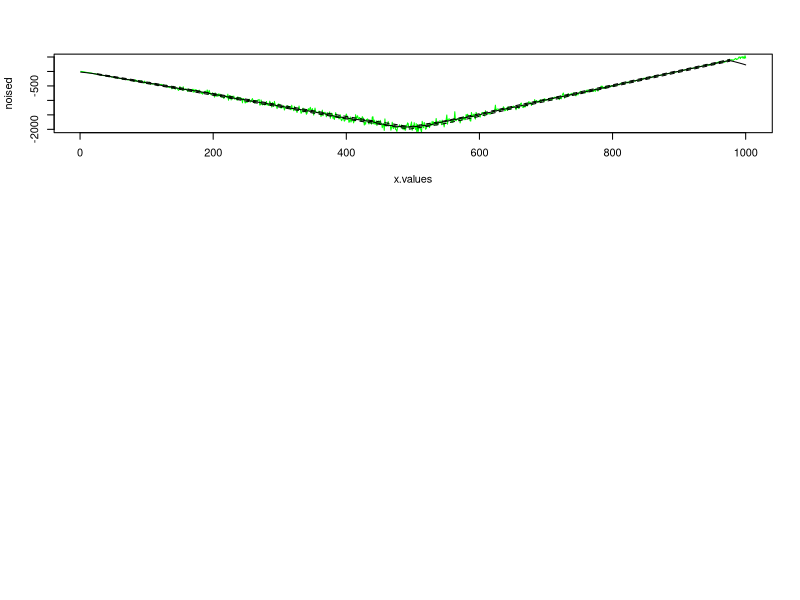

Reproduce this figure in R.


x.range = c(1,1000)

noise.error<-.05
noise.amp<-1000

#data.trends<-c(
                    #1, -4,
                    #1000, 5,
                    #2000, -2,
                    #3000, 3,
                    #4000, -5,
                    #5000, -1,
                    #6000, 0,
                    #7000, 10,
                    #8000, 0,
                    #9000, -8)
#data.trends <- c(1,5)

data.trends <- c(
                    1, -4,                    
                    500, 5
                    )




x.values <- c(x.range[1]:x.range[2])
trends <- matrix(
                 data = data.trends,
                 by = T,ncol=2
)

colnames(trends)<-c("x","k")



#noises <- matrix(data=c(noise1,noise2,noise3,noise4),byrow = T,ncol=2)

trend.ext <- cbind(x = trends[, "x"], 
                   xl = c(trends[, "x"],max(x.values))[2:(nrow(trends)+1)],
                   k = trends[, "k"])
init.shift<-x.values[1]*trends[1,"k"]
trend.ext <- cbind(trend.ext, b = (trend.ext[, "xl"] - trend.ext[, "x"]) * trend.ext[, "k"] )
trend.ext <- cbind(x = trend.ext[, "x"],
                   xl = trend.ext[, "xl"],
                   k = trend.ext[, "k"],
                   b = apply(trend.ext, MARGIN = 1, FUN =
                                                 function(x) {
                                                     sum(trend.ext[trend.ext[, "x"] < x["x"], "b"]) - init.shift - x["x"] * x["k"]
                                                 }))


trend.lines <- sapply(x.values, FUN = function(x) {
    r <- trend.ext[trend.ext[, "x"] <= x & trend.ext[, "xl"] >= x,]
    if (length(r) > 4) {r<-r[1,] }
    x*r["k"] + r["b"]
})


noised <- qnorm(runif(length(x.values), 0,1))*trend.lines*noise.error +  trend.lines



ma <- function(arr, n) {
    halfRange <- (n - 1) / 2
    res = arr
    disp = arr
    arr <- c(seq(0, 0, length = halfRange), arr, seq(0, 0, length = halfRange))
 
 
    conv <- seq( - (n - 1) / 2, (n - 1) / 2) * (pi / (2 * n)) 
    conv <- cos(conv)*1.11
    conv<-seq(1,1,length(n))
    for (i in 1:length(res)) {
        part <- arr[i:(i+halfRange*2)]
        res[i] = mean(part * conv)
        disp[i] = sqrt(sum((part-res[i])^2)/(n-1))
    }
    
   cbind(mean = res,sd=disp) 
}



approx <- function(x, y) {
    xshift <- x[1]
    yshift<-y[1]
    x <- x - xshift
    y <- y - yshift
    x1 <- length(x)
    x2 <- sum(x)
    x3 <- sum(as.numeric(x) * as.numeric(x))
    y1 <- sum(y)
    y2 <- sum(y * x)

  
    t<-solve(
          matrix(c(x1, x2, x2, x3), ncol = 2, byrow = T),
          c(y1,y2)
          )   
    k <- t[2]
    b <- t[1] - k * xshift + yshift
    list(y=x*k+b,k=k,b=b)
}



where.point <- function(p1, p2, p3) {
    v <- c(p2[1] - p1[1], p2[2] - p1[2])

    out <- p2 + v * (p3[1] - p2[1])

    p3[2] - out[2]

}

are.crossed.right <- function(a1, a2, b1, b2) {
    (a1[1] - b1[1]) ^ 2 + (a1[2] - b1[2]) ^ 2 > (a2[1] - b2[1]) ^ 2 + (a2[2] - b2[2]) ^ 2
}

swinging.door <- function(x, n) {
    halfPart <- (n - 1) / 2
    means <- x[, "mean"]
    sds <- x[, "sd"]

    std.err <- sds[1] / sqrt(n)
    u1 <- c(1, means[1] + std.err)
    l1 <- c(1, means[1] - std.err)
    u2 <- c(2, means[2])
    l2 <- c(2, means[2])

    res <- c(1, x[1], std.err, 0)
    for (i in 1:(length(means))) {
        if (where.point(u1, u2, c(i, means[i])) > 0) {
            u2 <- c(i, means[i])
        }

        if (where.point(l1, l2, c(i, means[i])) < 0) {
            l2 <- c(i, means[i])
        }

        if (!are.crossed.right(u1, u2, l1, l2)) {

            trend <- res[length(res) - 3]:i
            trend.length <- length(trend)

            dev.seq <- if (trend.length > 2 * n) {
                trend
            } else {
                a <- (i - 2 * n)
                if (a > 0) {
                    a:i
                }
                    else {
                        1:i
                    }
            }

            std.err <- sqrt(mean(sds[dev.seq] ^ 2)) / sqrt(n)            
            final.value.appox <- approx(trend, means[trend])
            final.value <- final.value.appox$k * (i - 1) + final.value.appox$b

            if (abs(final.value.appox$k - res[length(res)]) > 0.1 & trend.length > halfPart * 2) {
                res <- c(res, i - 1, final.value, std.err, final.value.appox$k)
            }
            #if (trend.length > halfPart * 2) {
                #res <- c(res, i - 1, means[i - 1], std.err, final.value.appox$k)
            #}

            u1 <- c(i - 1, final.value + std.err )
            l1 <- c(i - 1, final.value - std.err )
            u2 <- c(i, means[i])
            l2 <- c(i, means[i])
        }
    }

    trend <- length(means):res[length(res) - 3]
    trend.length <- length(trend)

    std.err <- sqrt(sum(sds[trend] ^ 2)) / trend.length

    approxed <- approx(trend, means[trend])

    if (length(means) - res[length(res) - 3] > halfPart) {
        res <- matrix(
                  c(res,
                     length(means), (length(means)) * approxed$k + approxed$b, std.err, approxed$k),
                   ncol = 4, byrow = T)
    } else {
        res <- matrix(res, ncol = 4, byrow = T)
    }
    colnames(res) <- c("x", "y", "std.err", "k")
    res

}

predict <- function(f1, f2,target.probabilty=.95) {
    a1 <- c(f1[1, c("x", "y")])
    a2 <- c(f1[2, c("x", "y")])

    b1 <- c(f2[1, c("x", "y")])
    b2 <- c(f2[2, c("x", "y")])

    if (!are.crossed.right(a1, a2, b1, b2)) {
        res <- c(NA, NA, NA)
    } else {
        a <- sqrt((a1["x"] - b1["x"]) ^ 2 + (a1["y"] - b1["y"]) ^ 2)
        b <- sqrt((a2["x"] - b2["x"]) ^ 2 + (a2["y"] - b2["y"]) ^ 2)
        res.cross.point <- a1 + (a2 - a1) / (1 - (b / a))

        conf.interval.a1 <- a1["std.err"] * 2
        conf.interval.a2 <- a2["std.err"] * 2


        if (a1["y"] > a2["y"]) {
            err.point.a1 <- a1 + c(0, conf.interval.a1)
            err.point.a2 <- a2 - c(0, conf.interval.a2)
        } else {
            err.point.a1 <- a1 - c(0, conf.interval.a1)
            err.point.a2 <- a2 + c(0, conf.interval.a2)
        }

        if (b1["y"] > b2["y"]) {
            err.point.b1 <- b1 + c(0, conf.interval.b1)
            err.point.b2 <- b2 - c(0, conf.interval.b2)
        } else {
            err.point.b1 <- b1 - c(0, conf.interval.a1)
            err.point.b2 <- b2 + c(0, conf.interval.a2)
        }

        err.vect.f1 <- (err.point.a2 - err.point.a1) * (a1["x"] - a2["x"]) / (a1["x"] - res.cross.point["x"])
        err.vect.f2 <- (err.point.b2 - err.point.b1) * (b1["x"] - b2["x"]) / (b1["x"] - res.cross.point["x"])

    }
    res
}


calc.densities <- function(p, d = 60) {
    min.x <- min(p[, "x"])
    max.x <- max(p[, "x"])
    min.y <- min(p[, "y"])
    max.y <- max(p[, "y"])
    step.x <- (max.x - min.x) / d
    step.y <- (max.y - min.y) / d
    cuts.x <- seq(min.x, max.x, by = step.x)
    cuts.y <- seq(min.y, max.y, by = step.y)
    total <- nrow(p)
    a <- cbind(x = p[, "x"],y = p[, "y"], x.c= round((p[, "x"] - min.x) / step.x) * step.x + min.x, y.c = round((p[, "y"] - min.y) / step.y) * step.y + min.y)
    dens <- aggregate(x ~ x.c+ y.c, a, length)      
    colnames(dens) <- c("x", "y", "d")
    dens$d <- dens$d / total * 100
    dens<-dens[dens$d>0.1,]
    m <- matrix(ncol = length(unique(dens$y)), nrow = length(unique(dens$x)))
    rownames(m) <- unique(dens$x)[order(unique(dens$x))]
    colnames(m) <- unique(dens$y)[order(unique(dens$y))]
    apply(dens,MARGIN=1,FUN=function(a) {
        m[as.character(a["x"]),as.character( a["y"])]<<-a["d"]
    })

    list(linear = dens,matr = m)
}

cross.test.check <- function(f1, f2) {

    f1.vect <- f1[, c("x2", "y2")] - f1[, c("x1", "y1")]
    f1.coeff <- cbind(b = f1[, "y1"] - f1.vect[, 2] / f1.vect[, 1] * f1[, "x1"],
                      k = f1.vect[, 2] / f1.vect[, 1])

    f2.vect <- f2[, c("x2", "y2")] - f2[, c("x1", "y1")]
    f2.coeff <- cbind(b = f2[, "y1"] - f2.vect[, 2] / f2.vect[, 1] * f2[, "x1"],
                      k = f2.vect[, 2] / f2.vect[, 1])

    res.cross.point.x <- (f2.coeff[, "b"] - f1.coeff[, "b"]) / (f1.coeff[, "k"] - f2.coeff[, "k"])
    res.cross.point.y <- f1.coeff[, "k"] * res.cross.point.x + f1.coeff[, "b"]
    res.cross.point <- cbind(res.cross.point.x, res.cross.point.y)

    if (nrow(f1) > 1) {
        colnames(res.cross.point) <- c("x", "y")
    } else {
        res.cross.point <- c(x = res.cross.point[1], y = res.cross.point[2])
    }
    res.cross.point
}



make.coeffs <- function(p1, p2) {
    vect <- p2 - p1
    c(b = p1[2] - vect[2] / vect[1] * p1[1], k = vect[2] / vect[1])
}

dens.groups <- function(p) {
    lb <- min(p[!is.na(p[, "d"]), "d"])
    ub <- max(p[!is.na(p[, "d"]), "d"])
    t <- seq(lb, ub, by = (ub - lb) / 6)
    sapply(1:4, FUN =
           function(b) {
               v <- p[p[, "d"] <= t[b] & p[, "d"] > t[b] - (ub - lb) / 4,]

               lines(v[, "x"], v[, "y"],

                    type = "p",
                    col = rgb(1 / b, 1 / b, 1 / b))
           })
}



cross.test <- function(a1.center, a1.sd, a2.center, a2.sd, b1.center, b1.sd, b2.center, b2.sd, test.count = 1000, draw = F, draw.borders = c(0, 10)) {

    f1 <- cbind(
                x1 = seq(a1.center[1], a1.center[1], length = test.count),
                y1 = qnorm(runif(1:test.count, 0, 1), mean = a1.center[2], sd = a1.sd),
                x2 = seq(a2.center[1], a2.center[1], length = test.count),
                y2 = qnorm(runif(1:test.count, 0, 1), mean = a2.center[2], sd = a2.sd))

    f2 <- cbind(
                x1 = seq(b1.center[1], b1.center[1], length = test.count),
                y1 = qnorm(runif(1:test.count, 0, 1), mean = b1.center[2], sd = b1.sd),
                x2 = seq(b2.center[1], b2.center[1], length = test.count),
                y2 = qnorm(runif(1:test.count, 0, 1), mean = b2.center[2], sd = b2.sd))

    t <- cross.test.check(f1, f2)

    if (draw) {
        xs <- c(t[, "x"], a1.center[1], a2.center[1], b1.center[1], b2.center[1])
        xs <- xs[xs > 0 & xs < 10]
        ys <- c(t[, "y"], a1.center[2], a2.center[2], b1.center[2], b2.center[2])
        ys <- ys[ys > 0 & ys < 10]


        f1.vect <- a2.center - a1.center
        f2.vect <- b2.center - b1.center

        plot(0, 0, type = "p",
               xlim = draw.borders,
               ylim = draw.borders, col = "white")
        d <- calc.densities(t)


        lines(t["x"], t["y"], type = "p")
        contour(as.numeric(rownames(d$matr)),as.numeric(colnames(d$matr)), d$matr,add=T,nlevels = 5,col="red")
        abline(coef = make.coeffs(a1.center, a2.center))
        abline(coef = make.coeffs(b1.center, b2.center))

        abline(coef = make.coeffs(a1.center + c(0, a1.sd ), a2.center - c(0, a2.sd)), col = "green", lty = "dotted")
        abline(coef = make.coeffs(a1.center - c(0, a1.sd), a2.center + c(0, a2.sd)), col = "green", lty = "dotted")
        abline(coef = make.coeffs(a1.center + c(0, a1.sd), a2.center + c(0, a2.sd)), col = "red", lty = "dotted")
        abline(coef = make.coeffs(a1.center - c(0, a1.sd), a2.center - c(0, a2.sd)), col = "red", lty = "dotted")

        abline(coef = make.coeffs(b1.center + c(0, b1.sd), b2.center + c(0, b2.sd)), col = "red", lty = "dotted")
        abline(coef = make.coeffs(b1.center - c(0, b1.sd), b2.center + c(0, b2.sd)), col = "green", lty = "dotted")
        abline(coef = make.coeffs(b1.center + c(0, b1.sd), b2.center - c(0, b2.sd )), col = "green", lty = "dotted")
        abline(coef = make.coeffs(b1.center - c(0, b1.sd), b2.center - c(0, b2.sd )), col = "red", lty = "dotted")
    }
    print(density(t))
    print("predicted cross")
    f1 <- matrix(c(a1.center, a2.center, a1.center, a2.center), ncol = 4, byrow = T)
    colnames(f1) <- c("x1", "y1", "x2", "y2")
    f2 <- matrix(c(b1.center, b2.center, b1.center, b2.center), ncol = 4, byrow = T)
    colnames(f2) <- c("x1", "y1", "x2", "y2")
    print(cross.test.check(f1, f2)[1,])

    print("predicted cross2")
    f1 <- matrix(c(a1.center, a2.center, a1.center, a2.center), ncol = 4, byrow = T)

   
    print("crossed.right.percent")
    print(length(t[t[, "x"] > a1.center[1], "x"]) / nrow(t))
    t <- t[t[, "x"] > a1.center[1],]
    print("means")
    print(c(x = mean(t[, "x"]), y = mean(t[, "y"])))
    print("source deviation")
    print(c(a1 = a1.sd, a2 = a2.sd, b1 = b1.sd, b2 = b2.sd))
    print("covariance")
    print(cov(t))
    print("source vectors")
    print(a2.center - a1.center)
    print(b2.center - b1.center)
    print("eigens")
    eig <- eigen(cor(t))
    print(eig)
    cross <- c(mean(t[, "x"]), mean(t[, "y"]))
    axis <- matrix(
        c(cross, cross + eig$vectors[, 1] * eig$values[1] / 2,
        cross, cross - eig$vectors[, 1]  * eig$values[1] / 2,
        cross, cross + eig$vectors[, 2] * eig$values[2] / 2,
        cross, cross - eig$vectors[, 2] * eig$values[2] / 2
        ),
        ncol = 4, byrow = T)
    segments(x0 = axis[,1],y0 = axis[,2],x1=axis[,3],y1 = axis[,4],col="blue")
}



draw.approximation <- function(d, trend = F, err.borders = F) {

    avrg <-
            if (d == 0) {
                cbind(mean = noised, sd = seq(0, 0, length = length(noised)))
            } else {
                ma(noised, d)
            }


    plot(x.values, noised, type = "l", col = "green", ylim = c(min( - avrg[, "sd"] + avrg[, "mean"]), max(avrg[, "sd"] + avrg[, "mean"])))

    if (trend) {
        lines(x = c(trends[, 1], max(x.values)), y = trend.lines[c(trends[, 1], max(x.values))], type = "b", col = "red")
    }

    appr <- swinging.door(avrg[((d - 1) / 2):(nrow(avrg) - (d - 1) / 2),], d)

    lines(x = appr[, "x"] + (d - 1) / 2, y = appr[, "y"], type = "b", col = "blue")
    if (err.borders) {
        lines(x = appr[, "x"] + (d - 1) / 2, y = appr[, "y"] + appr[, "std.err"], type = "l", col = "black", lty = "dashed")
        lines(x = appr[, "x"] + (d - 1) / 2, y = appr[, "y"] - appr[, "std.err"], type = "l", col = "black", lty = "dashed")
    }
}

draw.approximation.std.err <- function(d, trend = F) {

    avrg <-
            if (d == 0) {
                cbind(mean = noised, sd = seq(0, 0, length = length(noised)))
            } else {
                ma(noised, d)
            }
    print(sqrt(mean((avrg[, "mean"] - trend.lines) ^ 2)))
    print(sqrt(mean((avrg[, "sd"]) ^ 2)) / sqrt(d))
    plot(x.values, noised, type = "l", col = "green", ylim = c(min( - avrg[, "sd"] + avrg[, "mean"]), max(avrg[, "sd"] + avrg[, "mean"])))
    if (trend) {
        lines(x = c(trends[, 1], max(x.values)), y = trend.lines[c(trends[, 1], max(x.values))], type = "b", col = "red")
    }

    lines(x.values, avrg[, "mean"], type = "l", col = "black")
    appr <- swinging.door(avrg[((d - 1) / 2):(nrow(avrg) - (d - 1) / 2),], d)
    if (d != 0) {
        lines(x = appr[, "x"] + (d - 1) / 2, 3 * avrg[appr[, "x"], "sd"] / sqrt(d) + appr[, "y"], type = "l", col = "black", lty = "dashed")
        lines(x = appr[, "x"] + (d - 1) / 2, - 3 * avrg[appr[, "x"], "sd"] / sqrt(d) + appr[, "y"], type = "l", col = "black", lty = "dashed")
    }
}



par(mfrow=c(3,1))

#print(sqrt(mean((noised - trend.lines) ^ 2)))
#print(sqrt(mean((ma(noised, 11)[, "sd"]) ^ 2)) / sqrt(11))
#print(sqrt(mean((ma(noised, 101)[, "sd"]) ^ 2)) / sqrt(101))
#print(sqrt(mean((ma(noised, 201)[, "sd"]) ^ 2)) / sqrt(201))
#print(sqrt(mean((ma(noised, 301)[, "sd"]) ^ 2)) / sqrt(301))
#print(sqrt(mean((ma(noised, 501)[, "sd"]) ^ 2)) / sqrt(501))
#print(sqrt(mean((ma(noised, 1001)[, "sd"]) ^ 2)) / sqrt(1001))
#draw.approximation.std.err(5)
#draw.approximation.std.err(51)
draw.approximation.std.err(51)
#draw.approximation(11, err.borders = T, trend = T)
#draw.approximation(51, err.borders = T, trend = T)
#draw.approximation(201, err.borders = T, trend = T)


#par(mfrow = c(1, 1))
#cross.result<-cross.test(c(0,0),1,c(15,15),.2,c(0,15),1,c(20,0),1,test.count = 10000000,draw = T,draw.borders = c(5,10))


